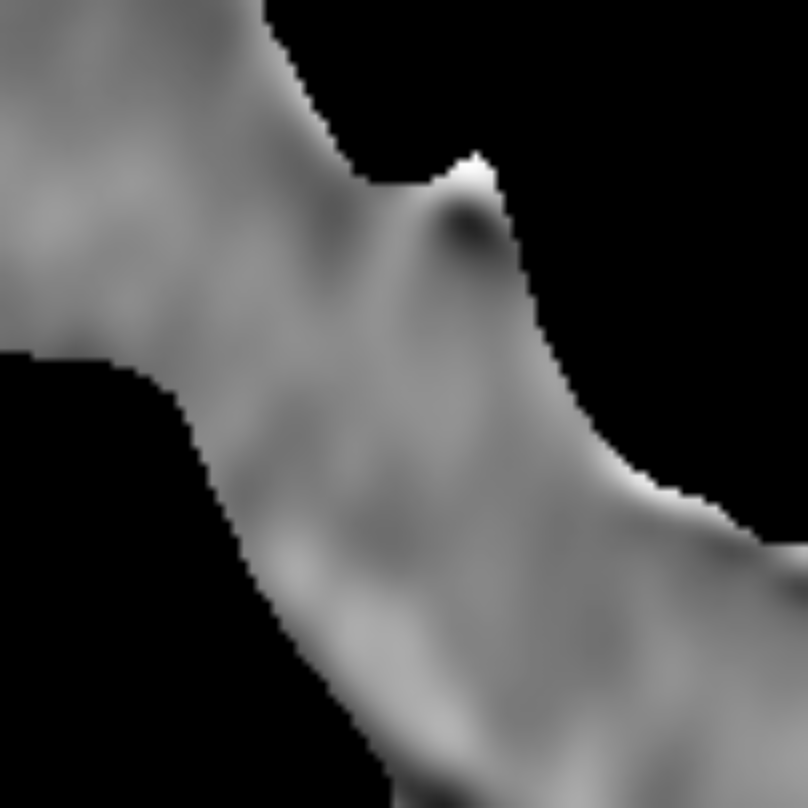
#> input picture findBox/z1Sample.png, 808 x 808 px, found by its file name
$ jupyter execute --allow-errors box.ipynb
#> lines starting #> are read from the running program, lines starting #| are printed output that depends on the picture; after the words box and inside, x2 and y2 are one past the last pixel; in counts of white or black regions, pixels touching at a corner belong together
[cell 1]
from PIL import Image
import matplotlib.pyplot as plt

# Specify the path to the image file
image_path = r'D:/_phd/code/textures/textureSSD/findBox/z1Sample.png'

# Load the image
image = Image.open(image_path)
#> image is the input picture: PIL image 808x808 RGB; min 0, max 254, mean 71.5

[cell 2]
plt.imshow(image)
plt.title('Original Image')
plt.axis('off')
plt.show()

[cell 3]
# Find the bounding box of the filled pixels
bbox = image.getbbox()
#> bbox = (0, 0, 808, 808)

# Crop the image using the bounding box
cropped_image = image.crop(bbox)

# Display the cropped image
plt.imshow(cropped_image)
plt.title('Cropped Image')
plt.axis('off')
plt.show()

[cell 4]
import numpy as np

[cell 5]
import cv2 as cv
import numpy as np
import largestinteriorrectangle as lir
import matplotlib.pyplot as plt
import matplotlib.patches as patches

[cell 6]
image_path = r'findBox\z1_mask.png'
img = cv.imread(image_path)
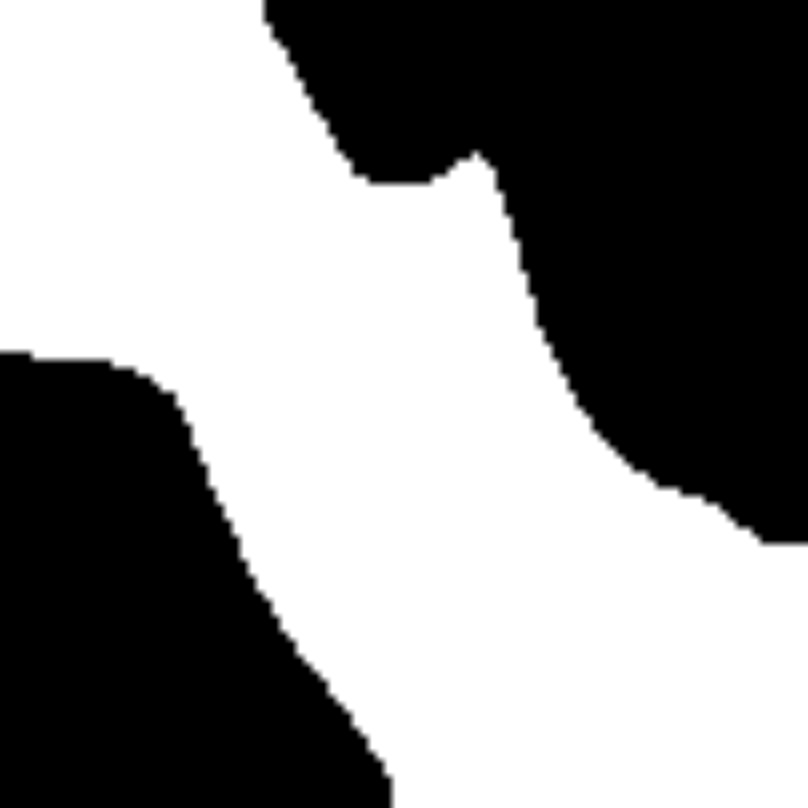
#> input picture findBox/z1_mask.png, 808 x 808 px, found by its file name
#> img is the input picture: shape (808, 808, 3); min 0, max 255, mean 140.8
gray = cv.cvtColor(img, cv.COLOR_BGR2GRAY)
_, mask = cv.threshold(gray, 0, 255, cv.THRESH_BINARY)
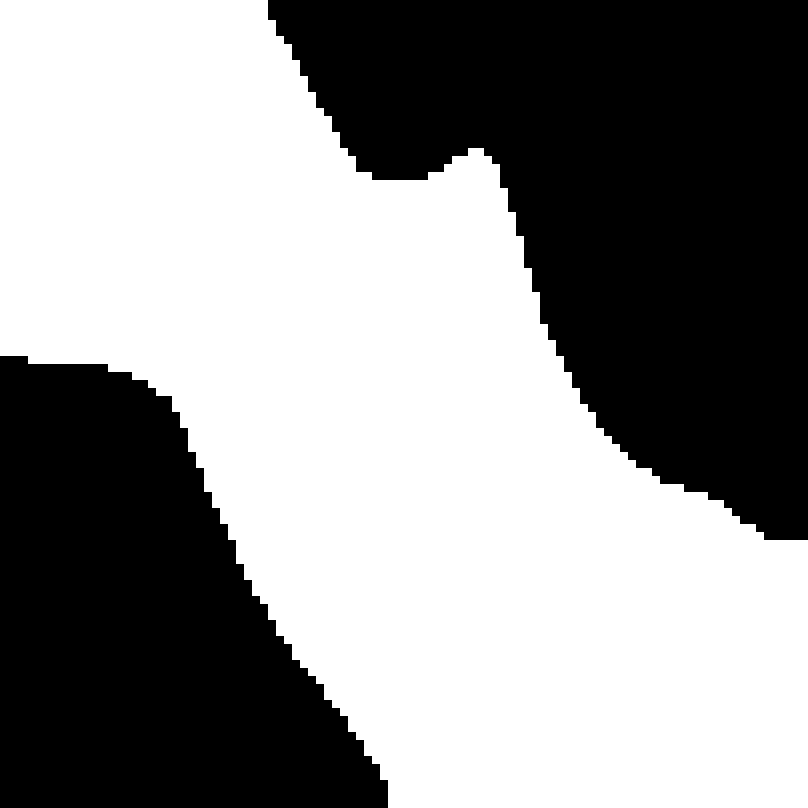
#> mask: shape (808, 808); 56.4% white; 2 black regions

[cell 7]
contours, _ = cv.findContours(mask, cv.RETR_TREE, cv.CHAIN_APPROX_NONE)
#> contours = 1 contour; box (x1, y1, x2, y2) and area: (0, 0, 808, 808) 366872
contour = np.array([contours[0][:, 0, :]])
#> contour = 3213 pairs, first value 0 to 807, second value 0 to 807
#> (the rest of this cell did not finish here and is left out)
